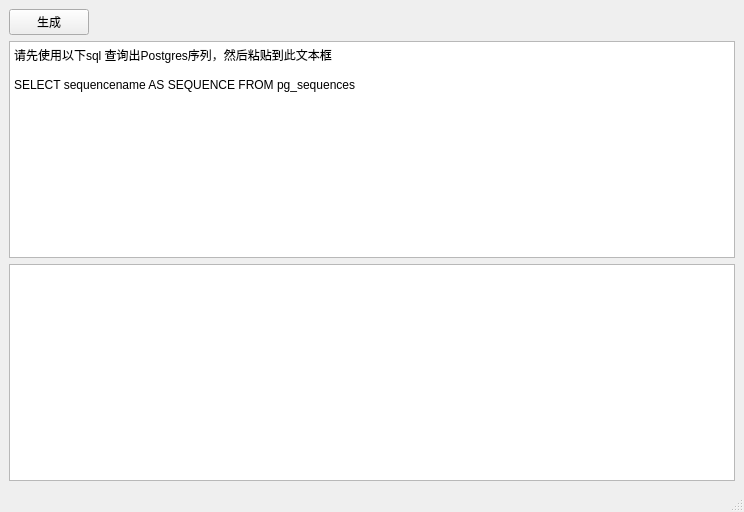
<?xml version="1.0" encoding="UTF-8"?>
<ui version="4.0">
 <class>MainWindow</class>
 <widget class="QMainWindow" name="MainWindow">
  <property name="geometry">
   <rect>
    <x>0</x>
    <y>0</y>
    <width>744</width>
    <height>512</height>
   </rect>
  </property>
  <property name="windowTitle">
   <string>MainWindow</string>
  </property>
  <widget class="QWidget" name="centralwidget">
   <layout class="QVBoxLayout" name="verticalLayout">
    <item>
     <layout class="QHBoxLayout" name="horizontalLayout">
      <item>
       <widget class="QPushButton" name="pushButton">
        <property name="text">
         <string>生成</string>
        </property>
       </widget>
      </item>
      <item>
       <spacer name="horizontalSpacer">
        <property name="orientation">
         <enum>Qt::Orientation::Horizontal</enum>
        </property>
        <property name="sizeHint" stdset="0">
         <size>
          <width>40</width>
          <height>20</height>
         </size>
        </property>
       </spacer>
      </item>
     </layout>
    </item>
    <item>
     <widget class="QPlainTextEdit" name="plainTextEdit">
      <property name="sizePolicy">
       <sizepolicy hsizetype="Expanding" vsizetype="Expanding">
        <horstretch>0</horstretch>
        <verstretch>10</verstretch>
       </sizepolicy>
      </property>
      <property name="plainText">
       <string>请先使用以下sql 查询出Postgres序列，然后粘贴到此文本框

SELECT sequencename AS SEQUENCE FROM pg_sequences</string>
      </property>
      <property name="placeholderText">
       <string>粘贴Postgres序列至此</string>
      </property>
     </widget>
    </item>
    <item>
     <widget class="QPlainTextEdit" name="plainTextEdit_2">
      <property name="sizePolicy">
       <sizepolicy hsizetype="Expanding" vsizetype="Expanding">
        <horstretch>0</horstretch>
        <verstretch>10</verstretch>
       </sizepolicy>
      </property>
     </widget>
    </item>
   </layout>
  </widget>
  <widget class="QMenuBar" name="menubar">
   <property name="geometry">
    <rect>
     <x>0</x>
     <y>0</y>
     <width>744</width>
     <height>21</height>
    </rect>
   </property>
  </widget>
  <widget class="QStatusBar" name="statusbar"/>
 </widget>
 <resources/>
 <connections/>
</ui>
